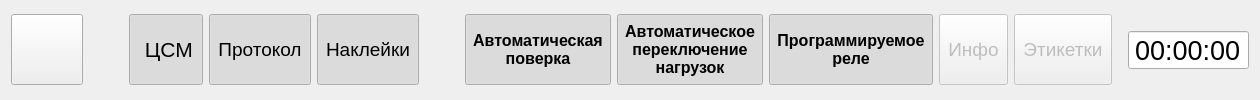
    <widget class="QFrame" name="frButton">
     <layout class="QHBoxLayout" name="horizontalLayout_4">
      <item>
       <widget class="QToolButton" name="btnStart">
        <property name="focusPolicy">
         <enum>Qt::NoFocus</enum>
        </property>
        <property name="text">
         <string/>
        </property>
        <property name="icon">
         <iconset resource="ico_64.qrc">
          <normaloff>:/ico/ico/Play_Red_128.png</normaloff>
          <activeon>:/ico/ico/Pause_64.png</activeon>:/ico/ico/Play_Red_128.png</iconset>
        </property>
        <property name="iconSize">
         <size>
          <width>64</width>
          <height>64</height>
         </size>
        </property>
        <property name="checkable">
         <bool>true</bool>
        </property>
       </widget>
      </item>
      <item>
       <spacer name="horizontalSpacer_3">
        <property name="orientation">
         <enum>Qt::Horizontal</enum>
        </property>
        <property name="sizeHint" stdset="0">
         <size>
          <width>40</width>
          <height>20</height>
         </size>
        </property>
       </spacer>
      </item>
      <item>
       <widget class="QToolButton" name="btnSupervisorReport">
        <property name="minimumSize">
         <size>
          <width>0</width>
          <height>71</height>
         </size>
        </property>
        <property name="font">
         <font>
          <pointsize>16</pointsize>
         </font>
        </property>
        <property name="focusPolicy">
         <enum>Qt::NoFocus</enum>
        </property>
        <property name="text">
         <string> ЦСМ</string>
        </property>
        <property name="icon">
         <iconset resource="ico_64.qrc">
          <normaloff>:/ico/ico/cross_grey_64.png</normaloff>
          <normalon>:/ico/ico/tick_64.png</normalon>:/ico/ico/cross_grey_64.png</iconset>
        </property>
        <property name="iconSize">
         <size>
          <width>48</width>
          <height>48</height>
         </size>
        </property>
        <property name="checkable">
         <bool>true</bool>
        </property>
        <property name="checked">
         <bool>true</bool>
        </property>
        <property name="toolButtonStyle">
         <enum>Qt::ToolButtonTextBesideIcon</enum>
        </property>
       </widget>
      </item>
      <item>
       <widget class="QToolButton" name="btnCheckReport">
        <property name="minimumSize">
         <size>
          <width>0</width>
          <height>71</height>
         </size>
        </property>
        <property name="font">
         <font>
          <pointsize>14</pointsize>
         </font>
        </property>
        <property name="focusPolicy">
         <enum>Qt::NoFocus</enum>
        </property>
        <property name="text">
         <string>Протокол</string>
        </property>
        <property name="icon">
         <iconset resource="ico_64.qrc">
          <normaloff>:/ico/ico/cross_grey_64.png</normaloff>
          <normalon>:/ico/ico/tick_64.png</normalon>:/ico/ico/cross_grey_64.png</iconset>
        </property>
        <property name="iconSize">
         <size>
          <width>48</width>
          <height>48</height>
         </size>
        </property>
        <property name="checkable">
         <bool>true</bool>
        </property>
        <property name="checked">
         <bool>true</bool>
        </property>
        <property name="toolButtonStyle">
         <enum>Qt::ToolButtonTextBesideIcon</enum>
        </property>
       </widget>
      </item>
      <item>
       <widget class="QToolButton" name="btnTicketMatrix">
        <property name="minimumSize">
         <size>
          <width>0</width>
          <height>71</height>
         </size>
        </property>
        <property name="font">
         <font>
          <pointsize>14</pointsize>
         </font>
        </property>
        <property name="focusPolicy">
         <enum>Qt::NoFocus</enum>
        </property>
        <property name="text">
         <string>Наклейки</string>
        </property>
        <property name="icon">
         <iconset resource="ico_64.qrc">
          <normaloff>:/ico/ico/cross_grey_64.png</normaloff>
          <normalon>:/ico/ico/tick_64.png</normalon>:/ico/ico/cross_grey_64.png</iconset>
        </property>
        <property name="iconSize">
         <size>
          <width>48</width>
          <height>48</height>
         </size>
        </property>
        <property name="checkable">
         <bool>true</bool>
        </property>
        <property name="checked">
         <bool>true</bool>
        </property>
        <property name="toolButtonStyle">
         <enum>Qt::ToolButtonTextBesideIcon</enum>
        </property>
       </widget>
      </item>
      <item>
       <spacer name="horizontalSpacer_6">
        <property name="orientation">
         <enum>Qt::Horizontal</enum>
        </property>
        <property name="sizeHint" stdset="0">
         <size>
          <width>40</width>
          <height>20</height>
         </size>
        </property>
       </spacer>
      </item>
      <item>
       <widget class="QToolButton" name="autoTest">
        <property name="minimumSize">
         <size>
          <width>0</width>
          <height>71</height>
         </size>
        </property>
        <property name="font">
         <font>
          <pointsize>12</pointsize>
          <weight>75</weight>
          <bold>true</bold>
         </font>
        </property>
        <property name="focusPolicy">
         <enum>Qt::NoFocus</enum>
        </property>
        <property name="text">
         <string>Автоматическая
поверка</string>
        </property>
        <property name="icon">
         <iconset resource="ico_64.qrc">
          <normaloff>:/ico/ico/cross_grey_64.png</normaloff>
          <normalon>:/ico/ico/tick_64.png</normalon>:/ico/ico/cross_grey_64.png</iconset>
        </property>
        <property name="iconSize">
         <size>
          <width>48</width>
          <height>48</height>
         </size>
        </property>
        <property name="checkable">
         <bool>true</bool>
        </property>
        <property name="checked">
         <bool>true</bool>
        </property>
        <property name="toolButtonStyle">
         <enum>Qt::ToolButtonTextBesideIcon</enum>
        </property>
       </widget>
      </item>
      <item>
       <widget class="QToolButton" name="autoCA5018">
        <property name="minimumSize">
         <size>
          <width>0</width>
          <height>71</height>
         </size>
        </property>
        <property name="font">
         <font>
          <pointsize>12</pointsize>
          <weight>75</weight>
          <bold>true</bold>
         </font>
        </property>
        <property name="focusPolicy">
         <enum>Qt::NoFocus</enum>
        </property>
        <property name="text">
         <string>Автоматическое
переключение
нагрузок</string>
        </property>
        <property name="icon">
         <iconset resource="ico_64.qrc">
          <normaloff>:/ico/ico/cross_grey_64.png</normaloff>
          <normalon>:/ico/ico/tick_64.png</normalon>:/ico/ico/cross_grey_64.png</iconset>
        </property>
        <property name="iconSize">
         <size>
          <width>48</width>
          <height>48</height>
         </size>
        </property>
        <property name="checkable">
         <bool>true</bool>
        </property>
        <property name="checked">
         <bool>true</bool>
        </property>
        <property name="toolButtonStyle">
         <enum>Qt::ToolButtonTextBesideIcon</enum>
        </property>
       </widget>
      </item>
      <item>
       <widget class="QToolButton" name="autoPR200">
        <property name="minimumSize">
         <size>
          <width>0</width>
          <height>71</height>
         </size>
        </property>
        <property name="font">
         <font>
          <pointsize>12</pointsize>
          <weight>75</weight>
          <bold>true</bold>
         </font>
        </property>
        <property name="focusPolicy">
         <enum>Qt::NoFocus</enum>
        </property>
        <property name="text">
         <string>Программируемое
реле</string>
        </property>
        <property name="icon">
         <iconset resource="ico_64.qrc">
          <normaloff>:/ico/ico/cross_grey_64.png</normaloff>
          <normalon>:/ico/ico/tick_64.png</normalon>:/ico/ico/cross_grey_64.png</iconset>
        </property>
        <property name="iconSize">
         <size>
          <width>48</width>
          <height>48</height>
         </size>
        </property>
        <property name="checkable">
         <bool>true</bool>
        </property>
        <property name="checked">
         <bool>true</bool>
        </property>
        <property name="toolButtonStyle">
         <enum>Qt::ToolButtonTextBesideIcon</enum>
        </property>
       </widget>
      </item>
      <item>
       <widget class="QToolButton" name="btnInfo">
        <property name="enabled">
         <bool>false</bool>
        </property>
        <property name="minimumSize">
         <size>
          <width>0</width>
          <height>71</height>
         </size>
        </property>
        <property name="font">
         <font>
          <pointsize>14</pointsize>
         </font>
        </property>
        <property name="focusPolicy">
         <enum>Qt::NoFocus</enum>
        </property>
        <property name="text">
         <string>Инфо</string>
        </property>
        <property name="iconSize">
         <size>
          <width>48</width>
          <height>48</height>
         </size>
        </property>
        <property name="checkable">
         <bool>false</bool>
        </property>
        <property name="toolButtonStyle">
         <enum>Qt::ToolButtonTextBesideIcon</enum>
        </property>
       </widget>
      </item>
      <item>
       <widget class="QToolButton" name="btnStickers">
        <property name="enabled">
         <bool>false</bool>
        </property>
        <property name="minimumSize">
         <size>
          <width>0</width>
          <height>71</height>
         </size>
        </property>
        <property name="font">
         <font>
          <pointsize>14</pointsize>
         </font>
        </property>
        <property name="focusPolicy">
         <enum>Qt::NoFocus</enum>
        </property>
        <property name="text">
         <string>Этикетки</string>
        </property>
        <property name="iconSize">
         <size>
          <width>48</width>
          <height>48</height>
         </size>
        </property>
        <property name="checkable">
         <bool>false</bool>
        </property>
        <property name="checked">
         <bool>false</bool>
        </property>
        <property name="toolButtonStyle">
         <enum>Qt::ToolButtonTextBesideIcon</enum>
        </property>
       </widget>
      </item>
      <item>
       <spacer name="horizontalSpacer_8">
        <property name="orientation">
         <enum>Qt::Horizontal</enum>
        </property>
        <property name="sizeType">
         <enum>QSizePolicy::Fixed</enum>
        </property>
        <property name="sizeHint" stdset="0">
         <size>
          <width>10</width>
          <height>20</height>
         </size>
        </property>
       </spacer>
      </item>
      <item>
       <widget class="QTimeEdit" name="timeEdit">
        <property name="font">
         <font>
          <pointsize>20</pointsize>
         </font>
        </property>
        <property name="alignment">
         <set>Qt::AlignCenter</set>
        </property>
        <property name="readOnly">
         <bool>true</bool>
        </property>
        <property name="buttonSymbols">
         <enum>QAbstractSpinBox::NoButtons</enum>
        </property>
       </widget>
      </item>
     </layout>
    </widget>
